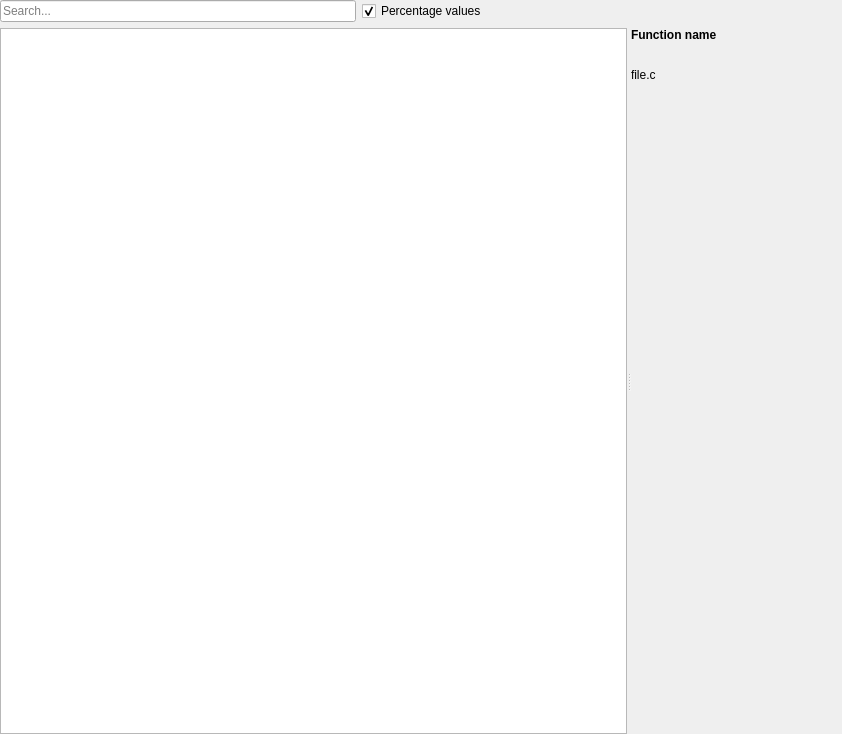
<?xml version="1.0" encoding="UTF-8"?>
<ui version="4.0">
 <class>Valgrind::CachegrindView</class>
 <widget class="QWidget" name="Valgrind::CachegrindView">
  <property name="geometry">
   <rect>
    <x>0</x>
    <y>0</y>
    <width>842</width>
    <height>734</height>
   </rect>
  </property>
  <layout class="QVBoxLayout" name="verticalLayout_2">
   <property name="leftMargin">
    <number>0</number>
   </property>
   <property name="topMargin">
    <number>0</number>
   </property>
   <property name="rightMargin">
    <number>0</number>
   </property>
   <property name="bottomMargin">
    <number>0</number>
   </property>
   <item>
    <layout class="QHBoxLayout" name="horizontalLayout">
     <item>
      <widget class="QLineEdit" name="searchEdit">
       <property name="placeholderText">
        <string>Search...</string>
       </property>
       <property name="clearButtonEnabled">
        <bool>true</bool>
       </property>
      </widget>
     </item>
     <item>
      <widget class="QCheckBox" name="percenageValues">
       <property name="text">
        <string>Percentage values</string>
       </property>
       <property name="checked">
        <bool>true</bool>
       </property>
      </widget>
     </item>
     <item>
      <spacer name="horizontalSpacer">
       <property name="orientation">
        <enum>Qt::Horizontal</enum>
       </property>
       <property name="sizeHint" stdset="0">
        <size>
         <width>40</width>
         <height>20</height>
        </size>
       </property>
      </spacer>
     </item>
    </layout>
   </item>
   <item>
    <widget class="QSplitter" name="splitter">
     <property name="sizePolicy">
      <sizepolicy hsizetype="Expanding" vsizetype="Expanding">
       <horstretch>0</horstretch>
       <verstretch>0</verstretch>
      </sizepolicy>
     </property>
     <property name="orientation">
      <enum>Qt::Horizontal</enum>
     </property>
     <property name="childrenCollapsible">
      <bool>false</bool>
     </property>
     <widget class="QTreeView" name="functionsView">
      <property name="rootIsDecorated">
       <bool>false</bool>
      </property>
     </widget>
     <widget class="QWidget" name="layoutWidget">
      <layout class="QVBoxLayout" name="verticalLayout">
       <item>
        <widget class="QLabel" name="nameLabel">
         <property name="font">
          <font>
           <weight>75</weight>
           <bold>true</bold>
          </font>
         </property>
         <property name="text">
          <string notr="true">Function name</string>
         </property>
         <property name="wordWrap">
          <bool>true</bool>
         </property>
        </widget>
       </item>
       <item>
        <widget class="QLabel" name="emptyLabel">
         <property name="text">
          <string/>
         </property>
        </widget>
       </item>
       <item>
        <widget class="QLabel" name="sourceLabel">
         <property name="text">
          <string notr="true">file.c</string>
         </property>
         <property name="wordWrap">
          <bool>true</bool>
         </property>
         <property name="textInteractionFlags">
          <set>Qt::LinksAccessibleByMouse|Qt::TextSelectableByKeyboard|Qt::TextSelectableByMouse</set>
         </property>
        </widget>
       </item>
       <item>
        <spacer name="verticalSpacer">
         <property name="orientation">
          <enum>Qt::Vertical</enum>
         </property>
         <property name="sizeType">
          <enum>QSizePolicy::Expanding</enum>
         </property>
         <property name="sizeHint" stdset="0">
          <size>
           <width>75</width>
           <height>40</height>
          </size>
         </property>
        </spacer>
       </item>
      </layout>
     </widget>
    </widget>
   </item>
  </layout>
 </widget>
 <tabstops>
  <tabstop>searchEdit</tabstop>
  <tabstop>percenageValues</tabstop>
  <tabstop>functionsView</tabstop>
 </tabstops>
 <resources/>
 <connections/>
</ui>
